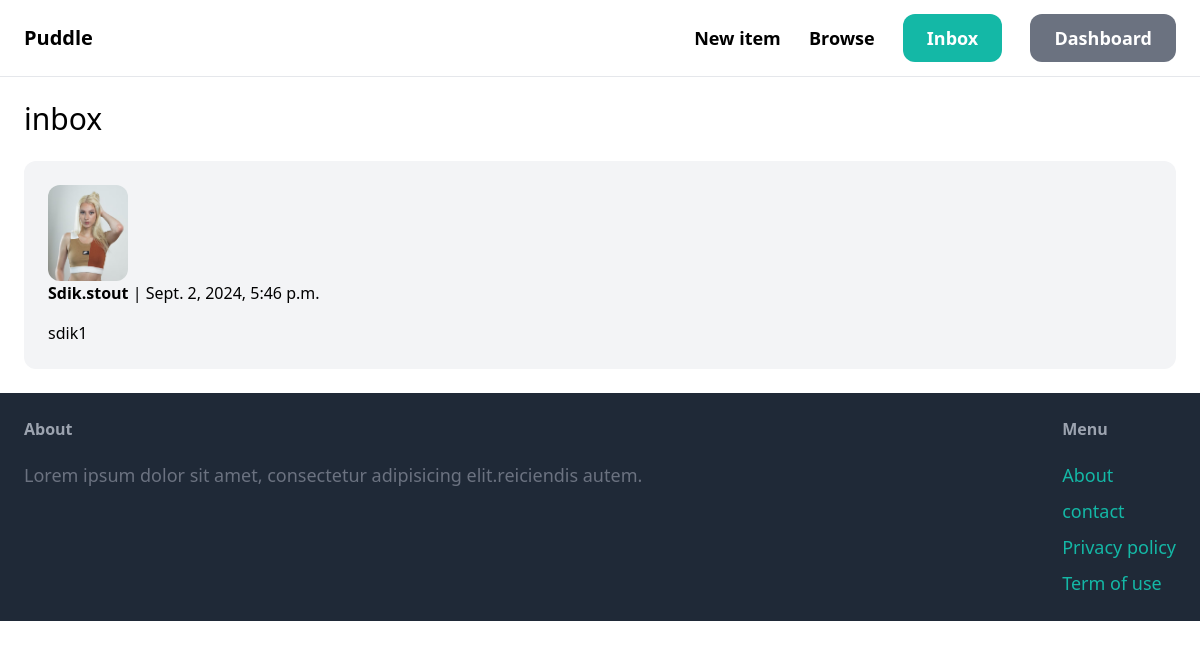
The page /inbox/ (signed in) on the database its author committed.
### conversation/models.py (models this page shows, shortened)
class Conversation(models.Model):
    item = models.ForeignKey(Item , related_name='conversations' , on_delete=models.CASCADE)
    members = models.ManyToManyField(User , related_name='conversations')
    created_at = models.DateTimeField(auto_now_add=True)
    modified_at = models.DateTimeField(auto_now=True)
    class Meta:
        ordering = ('-modified_at' , )

### item/models.py (models this page shows, shortened)
class Item(models.Model):
    Category = models.ForeignKey(Category , related_name='items' , on_delete=models.CASCADE)
    name = models.CharField(max_length=255)
    description = models.TextField(blank=True , null=True)
    price = models.FloatField()
    image = models.ImageField(upload_to='item_images' , blank=True , null=True)
    is_sold = models.BooleanField(default=False)
    created_by = models.ForeignKey(User , related_name='items' , on_delete=models.CASCADE)
    created_at = models.DateTimeField(auto_now_add=True)

### conversation/views.py (the view)
# urls.py: path('' , views.inbox ,name='inbox'),
@login_required
def inbox(request):
    conversations = Conversation.objects.filter(members__in=[request.user.id])
    return render(request , 'conversation/inbox.html' , {
        'conversations':conversations
    })

### conversation/templates/conversation/inbox.html (shortened to what this page needs)
{% extends 'core/base.html' %}
{%block content%}
<h1 class="mb-6 text-3xl">inbox</h1>
<div class="space-y-6">
    {% for conversation in conversations%}
    <a href="{% url 'conversation:detail' conversation.id %}">
        <div class="p-6 flex bg-gray-100 rounded-xl">
            <div class="pr-6">
                <img src="{{conversation.item.image.url}}" class="w-20 rounded-xl">
                <div>
                    {%for member in conversation.members.all %}
                    {% if member != request.user %}
                    <p class="mb-4"><strong>{{member.username}}</strong> | {{conversation.modified_at}}</p>
                    <p>{{conversation.item.name}}</p>
                    {%endif%}
                    {%endfor%}
                </div>
            </div>
        </div>
    </a>
    {%endfor%}
</div>
{%endblock%}

### rows shown on the page
Conversation: item.image (picture), modified_at "Sept. 2, 2024, 5:46 p.m.", item.name "sdik1"

### other values the page prints
{{ member.username }} "Sdik.stout"
